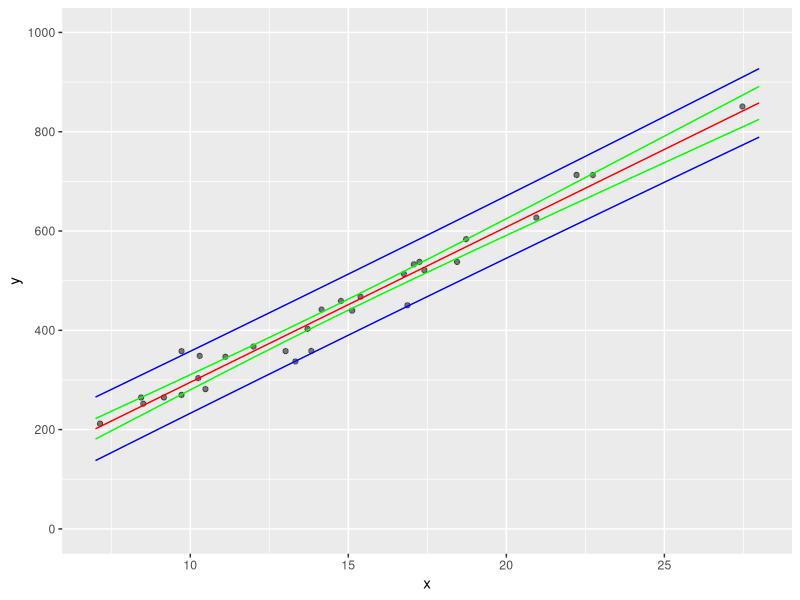
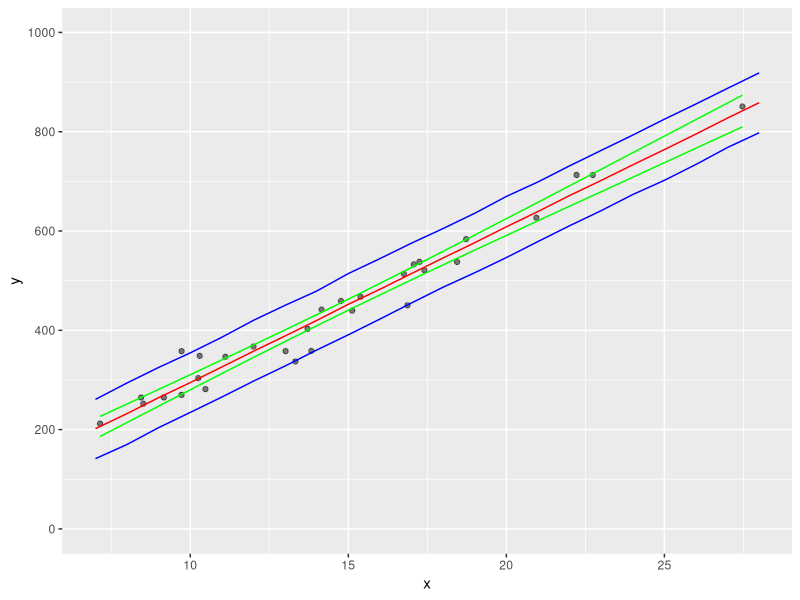

Generate these figures, in order, with R:
library(ggplot2) # Graphics.
library(mvtnorm) # Multivariate normal and multivariate t.

# Data simulation.
set.seed(69)
n <- 30
X <- cbind(1, rnorm(n, 15, 5))
p <- ncol(X)
b <- c(3, 30)
sigma <- 30
y <- X %*% b + rnorm(n, 0, sigma)
train_data <- as.data.frame(cbind(y, X[, 2]))
names(train_data) <- c("y", "x")
X_tilde <- as.data.frame(cbind(y = NA, 
                               x = seq(floor(min(X[, 2])), ceiling(max(X[, 2])))))

# Classical linear regression.
fit <- lm(y ~ x, train_data)
sum.fit <- summary(fit)
sum.fit
names(fit)
y_hat_ci <- predict(fit, X_tilde, interval = "confidence")
y_hat_pi <- predict(fit, X_tilde, interval = "prediction")

# Graphical representation of the classical linear regression.
ggplot() + geom_point(aes(y = y, x = X[, 2]), alpha = 0.5) +
  geom_line(aes(y = y_hat_ci[, "fit"], 
                x = X_tilde[, 2]), 
            colour = "#FF0000") +
  geom_line(aes(y = y_hat_ci[, "lwr"],
                x = X_tilde[, 2]), 
            colour = "#00FF00") +
  geom_line(aes(y = y_hat_ci[, "upr"],
                x = X_tilde[, 2]), 
            colour = "#00FF00") +
  geom_line(aes(y = y_hat_pi[, "lwr"],
                x = X_tilde[, 2]), 
            colour = "#0000FF") +
  geom_line(aes(y = y_hat_pi[, "upr"],
                x = X_tilde[, 2]), 
            colour = "#0000FF") +
  scale_x_continuous("x", breaks = seq(5, 30, 5)) +
  scale_y_continuous("y", breaks = seq(0, 1000, 200), limits = c(0, 1000))

# Bayesian linear regression.
bayes_lm <- function(y, X, X_tilde = NULL,
                     beta_0 = NULL, Sigma = NULL, nu_0 = NULL, sigma2_0 = NULL, 
                     size = 10000, alph = 0.05, seed = 666) {
  
  # Default values.
  set.seed(seed)
  p <- ncol(X)
  n <- length(y)
  if (is.null(beta_0)) {
    beta_0 <- rep(0, p)
  }
  if (is.null(Sigma)) {
    Sigma <- diag(rep(100000, p))
  }
  if (is.null(nu_0)) {
    nu_0 <- 1
  }
  if (is.null(sigma2_0)) {
    sigma2_0 <- 1
  }
  
  # Fixed values and auxiliar variables.
  V <- t(X) %*% X
  beta_hat <- solve(V) %*% t(X) %*% y
  Sigma_n <- solve(solve(Sigma) + V)
  eig_Sigma_n <- eigen(Sigma_n)
  eig_Sigma_n <- eig_Sigma_n$vectors %*% diag(sqrt(eig_Sigma_n$values)) # spectral decomposition.
  beta_n <- Sigma_n %*% (t(X) %*% y + Sigma %*% beta_0)
  S2 <- sum((y - X %*% beta_hat)^2)/(n - p)
  
  # Simulation of sigma2 and beta.
  sigma2_sample <- (nu_0 * sigma2_0 + (n - p) * S2)/rchisq(size, n - p)
  beta_sample <- t(matrix(rnorm(p * size), ncol = p) * sqrt(sigma2_sample))
  beta_sample <- eig_Sigma_n %*% beta_sample + as.vector(beta_n)
  
  # Prediction.
  if (is.null(X_tilde)) {
    y_hat <- X %*% beta_sample
  } else {
    m <- nrow(X_tilde)
    y_hat <- t(rmvt(size, sigma = diag(rep(1, m)), df = n - p) * sqrt(S2)) +
      c(X_tilde %*% beta_hat)
  }
  
  # Results.
  results <- cbind(rowMeans(beta_sample), 
                   t(apply(beta_sample, 1, quantile, probs = c(alph/2, 1 - alph/2))))
  results <- rbind(results, c(mean(sigma2_sample), 
                              quantile(sigma2_sample, probs = c(alph/2, 1 - alph/2))))
  results <- as.data.frame(results)
  results <- cbind(c(paste0("beta_", 0:(p - 1)), "sigma2"), results)
  names(results) <- c("param", "mean", "lower", "upper")
  y_hat <- cbind(seq(1, nrow(y_hat)), rowMeans(y_hat),
                  t(apply(y_hat, 1, quantile, probs = c(alph/2, 1 - alph/2))))
  y_hat <- as.data.frame(y_hat)
  names(y_hat) <- c("obs", "mean", "lower", "upper")
  return(list(results = results,
              beta_sample = beta_sample,
              sigma2_sample = sigma2_sample,
              y_hat = y_hat))
}

X_tilde <- cbind(1, x = seq(floor(min(X[, 2])), ceiling(max(X[, 2]))))
fit1 <- bayes_lm(y, X)
fit2 <- bayes_lm(y, X, X_tilde)
fit2$results

# Graphical representation of the Bayesian linear regression.
ggplot() + geom_point(aes(y = y, x = X[, 2]), alpha = 0.5) +
  geom_line(aes(y = fit2$y_hat[, "mean"], 
                x = X_tilde[, 2]), 
            colour = "#FF0000") +
  geom_line(aes(y = fit1$y_hat[, "lower"],
                x = X[, 2]), 
            colour = "#00FF00") +
  geom_line(aes(y = fit1$y_hat[, "upper"],
                x = X[, 2]), 
            colour = "#00FF00") +
  geom_line(aes(y = fit2$y_hat[, "lower"],
                x = X_tilde[, 2]), 
            colour = "#0000FF") +
  geom_line(aes(y = fit2$y_hat[, "upper"],
                x = X_tilde[, 2]), 
            colour = "#0000FF") +
  scale_x_continuous("x", breaks = seq(5, 30, 5)) +
  scale_y_continuous("y", breaks = seq(0, 1000, 200), limits = c(0, 1000))
